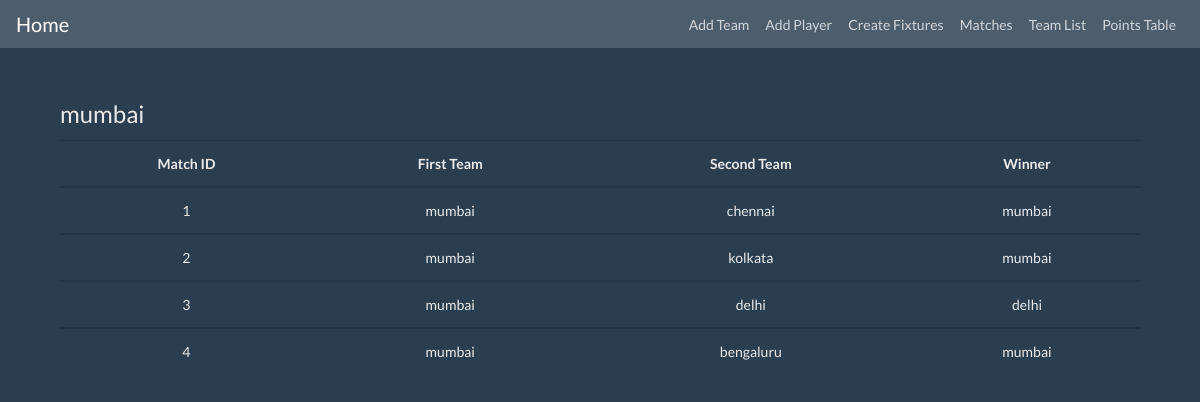
Page /single_matches/1/ on the earlier database version.
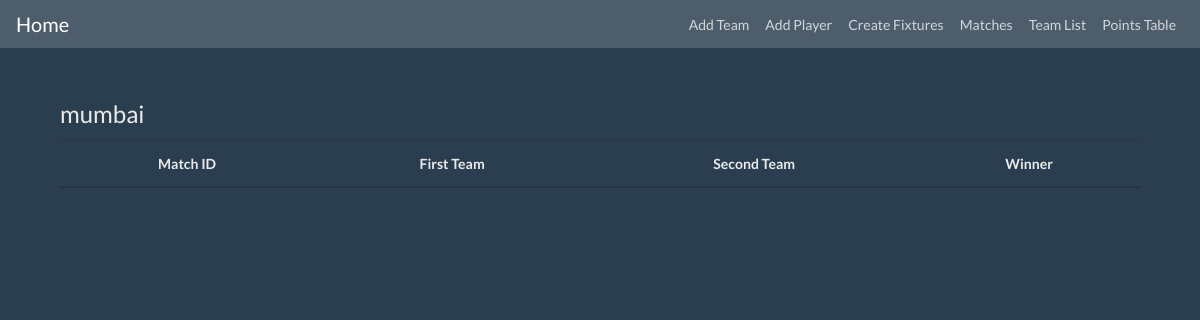
Same page on the later database version.
### cricapp/models.py (models this page shows, shortened)
class Matches(models.Model):
    first_team = models.ForeignKey(Team,on_delete=models.CASCADE,related_name='first_team')
    second_team = models.ForeignKey(Team,on_delete=models.CASCADE,related_name='second_team')
    winner = models.ForeignKey(Team,on_delete=models.CASCADE,related_name='team_winner')

class Team(models.Model):
    team_id = models.CharField(max_length=10,primary_key=True)
    team_name = models.CharField(max_length=30)
    team_logo = models.FileField()
    club_state = models.CharField(max_length=25)

### cricapp/views.py (the view)
# urls.py: path('single_matches/<team_id>/',views.single_matches,name="single_matches"),
def single_matches(request,team_id):
    team_matches = Matches.objects.filter(Q(first_team__team_id=team_id) | Q(second_team__team_id=team_id)).order_by('id')
    team_name = Team.objects.get(team_id=team_id)
    return render(request,'single_matches.html',{'objects_list':team_matches,'team_name':team_name})

### cricapp/templates/single_matches.html
{% extends 'base.html' %}
{% block content %}
	<div class="container">
		<div class="mt-5 mb-5">
			<legend>{{team_name.team_name}}</legend>
			<table class="table table-hover text-center">
				<thead>
				<tr>
                    <th scope="col">Match ID</th>
                    <th scope="col">First Team</th>
					<th scope="col">Second Team</th>
					<th scope="col">Winner</th>
				</tr>
				</thead>
				{% for data in objects_list %}
				<tbody>
				<tr>
                    <td>{{data.id}}</td>
                    <td>{{data.first_team.team_name}}</td>
                    <td>{{data.second_team.team_name}}</td>
                    <td>{{data.winner.team_name}}</td>
				</tr>
				</tbody>
				{% endfor %}
			</table>
		</div>
	</div>
{% endblock %}

Differences in the rows shown:
removed Matches: id "1", first_team.team_name "mumbai", second_team.team_name "chennai", winner.team_name "mumbai"
removed Matches: id "2", first_team.team_name "mumbai", second_team.team_name "kolkata", winner.team_name "mumbai"
removed Matches: id "3", first_team.team_name "mumbai", second_team.team_name "delhi", winner.team_name "delhi"
removed Matches: id "4", first_team.team_name "mumbai", second_team.team_name "bengaluru", winner.team_name "mumbai"
